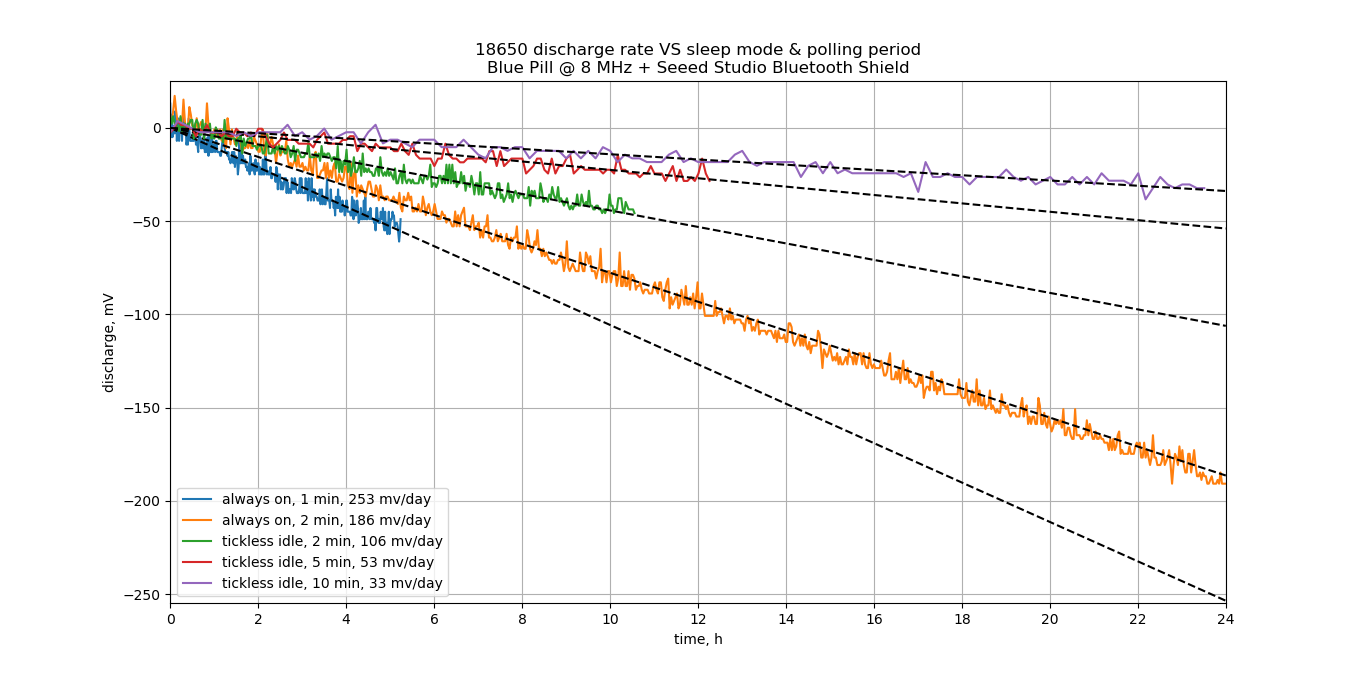

Write the Python code that produced this figure.
#/usr/bin/python

from numpy import loadtxt
import matplotlib.pyplot as plt
from numpy import polyfit, polyval

def do_plot(tv, lab):
	t = (tv[:,0] - tv[0,0]) / 60. / 60
	r = polyfit(t, tv[:, 1], 1)
	v = tv[:,1] - r[1]
	l = "%s, %d min, %d mv/day" % (lab, 60 * t[1], -24  * r[0])
	plt.plot(t, v, '-', label=l)
	t2 = (0, 24)
	plt.plot(t2, polyval(r, t2) - r[1], "--k")

b = loadtxt("bat.log");
ex = (b[:314,:], b[350:1700,:], b[1702:2019,:], b[2019:2167,:], b[2167:,:])
ls = ("always on", "always on", "tickless idle", "tickless idle", "tickless idle")

for i in range(len(ex)):
	do_plot(ex[i], ls[i])

plt.xlim(0, 24)
plt.xticks(range(0, 25, 2))
plt.ylim(-255, 25)
plt.xlabel("time, h")
plt.ylabel("discharge, mV")
plt.legend()
plt.grid()
plt.title("""18650 discharge rate VS sleep mode & polling period
Blue Pill @ 8 MHz + Seeed Studio Bluetooth Shield""")
plt.show()
